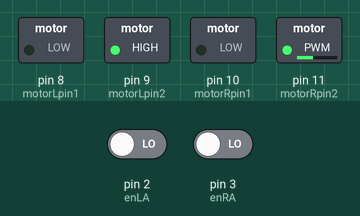
Simulated run of this sketch. Board: Arduino Uno, built with avr-gcc and run on an emulated ATmega328P. On the bench: switched loads named in the sketch (green lamp = pin HIGH). The inputs (shaded band) are chosen by the test bench; at power-on: pin 2 (enLA) LOW, pin 3 (enRA) LOW. What the sketch prints to the serial monitor is not drawn.

Above: at 0.1 s.
Timing chart, 0 to 1.6 s (numbered marks = the images above):
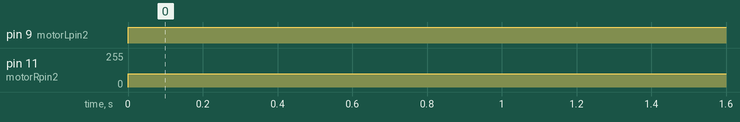

The sketch:

HW2_TASK3.ino
```cpp
//the front of the robot is the L298N, the back is the battery case
int motorRpin1 = 10; // Right motor IN3
int motorRpin2 = 11; // Right motor IN4

int motorLpin1 = 8; // Left motor IN1
int motorLpin2 = 9; // Left motor IN2

int enR = 13;  // Right motor enable pin (PWM)
int enL = 7; // Left motor enable pin (PWM)

// Encoders
int enLA = 2;  // Left motor encoder A
int enRA = 3; // Right motor encoder A

volatile unsigned int counterLA = 0;
volatile unsigned int counterRA = 0;

volatile float rpmLA = 0;
volatile float rpmRA = 0;
const int PULSE_PER_REV = 940;
float length = 1;
unsigned long previousMillis = 0;
void setup() {
  Serial.begin(9600);

  pinMode(enLA, INPUT);
  // pinMode(enLB, INPUT);
  pinMode(enRA, INPUT);
  // pinMode(enRB, INPUT);
  // Setup interrupt
  attachInterrupt(digitalPinToInterrupt(enLA), countEnLA, RISING);
  attachInterrupt(digitalPinToInterrupt(enRA), countEnRA, RISING);

  // attachInterrupt(digitalPinToInterrupt(enRA), rightEnISRA, RISING);
  // attachInterrupt(digitalPinToInterrupt(enRB), rightEnISRB, RISING);

  pinMode(motorRpin1, OUTPUT);
  pinMode(motorRpin2, OUTPUT);
  pinMode(motorLpin1, OUTPUT);
  pinMode(motorLpin2, OUTPUT);
}

void loop() {
  unsigned long currentMillis = millis();  // Get current time
  // Check if 1 second has passed
  if (currentMillis - previousMillis >= 1000) {
    previousMillis = currentMillis;  // Save the last time pulse count was checked
    rpmLA = calculateRPM(counterLA);
    Serial.print("RPM_L = "); Serial.print(rpmLA);
    rpmRA = calculateRPM(counterRA);
    Serial.print("; RPM_R = "); Serial.println(rpmRA);
    // resetEncoder();
  }
  goForward();
  Serial.print("counterLA: "); Serial.print(counterLA); Serial.print("; counterRA: "); Serial.println(counterRA);

  // delay(1000);

}
void goForward(float length) {
  int maxPulse = round(7000*length);
  while ((counterLA <= maxPulse) & (counterRA <= maxPulse)) {
      // Serial.print("counterLA: "); Serial.print(counterLA); Serial.print("; counterRA: "); Serial.println(counterRA);
      digitalWrite(motorLpin1, LOW);
      analogWrite(motorLpin2, 255);
      digitalWrite(motorRpin1, LOW);
      analogWrite(motorRpin2, 245);
    }
  stop();
}
void goForward() {
      digitalWrite(motorLpin1, LOW);
      analogWrite(motorLpin2, 255);
      digitalWrite(motorRpin1, LOW);
      analogWrite(motorRpin2, 100);
}
void stop() {
  digitalWrite(motorLpin1, LOW);
  digitalWrite(motorLpin2, LOW);
  digitalWrite(motorRpin1, LOW);
  digitalWrite(motorRpin2, LOW);
}

void countEnLA() {
  counterLA++;
}
void countEnRA() {
  counterRA++;
}
void resetEncoder() {
  counterRA = 0;
  counterLA = 0;
}
float calculateRPM(int pulseCounter) {
  float rpm = (float)pulseCounter * 60 / PULSE_PER_REV;
  return rpm;
}
```

Measured:
- by itself, pin 9 (motorLpin2): LOW → HIGH at 0.00 s
- by itself, pin 11 (motorRpin2): 0/255 → 100/255 at 0.00 s
